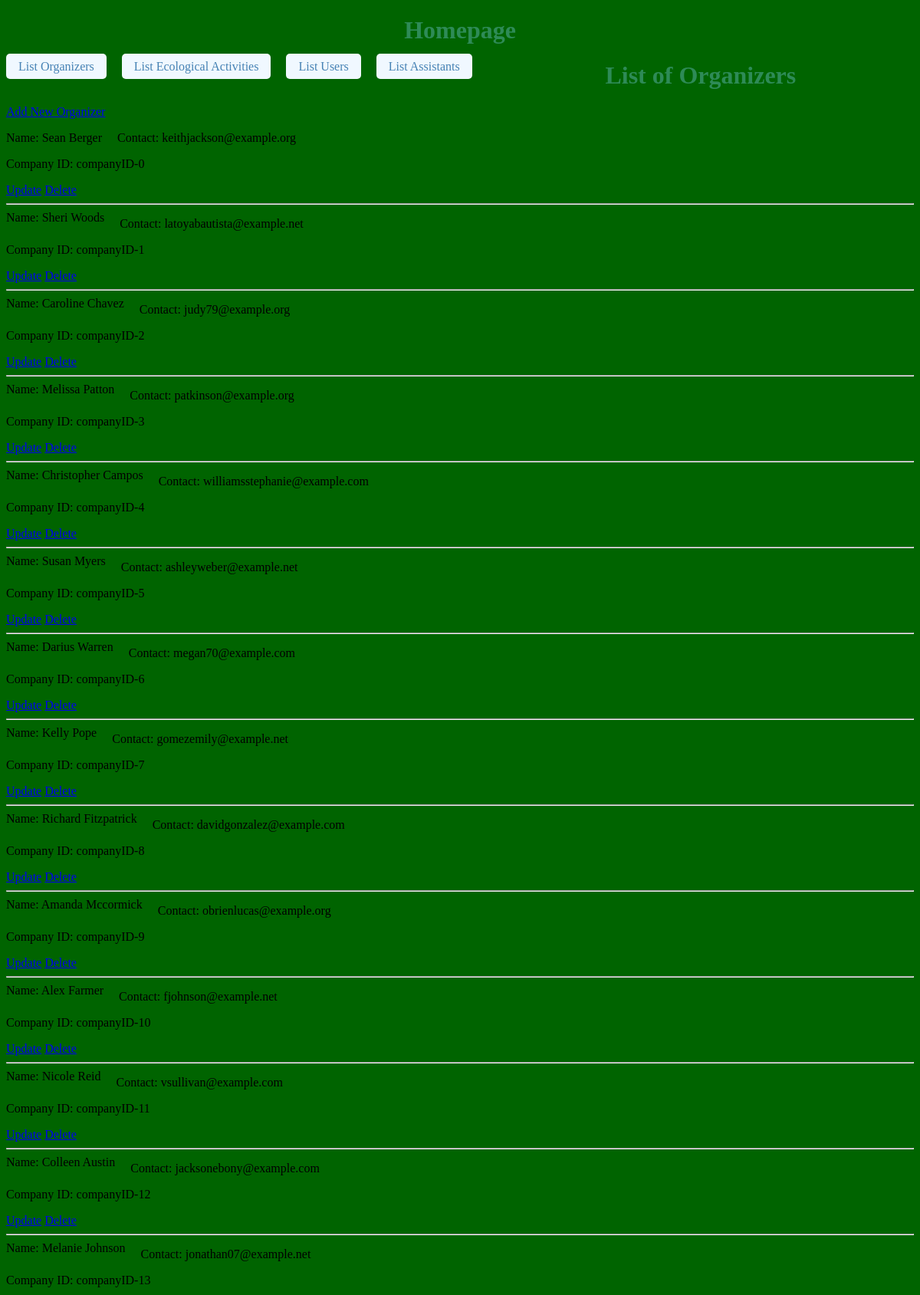
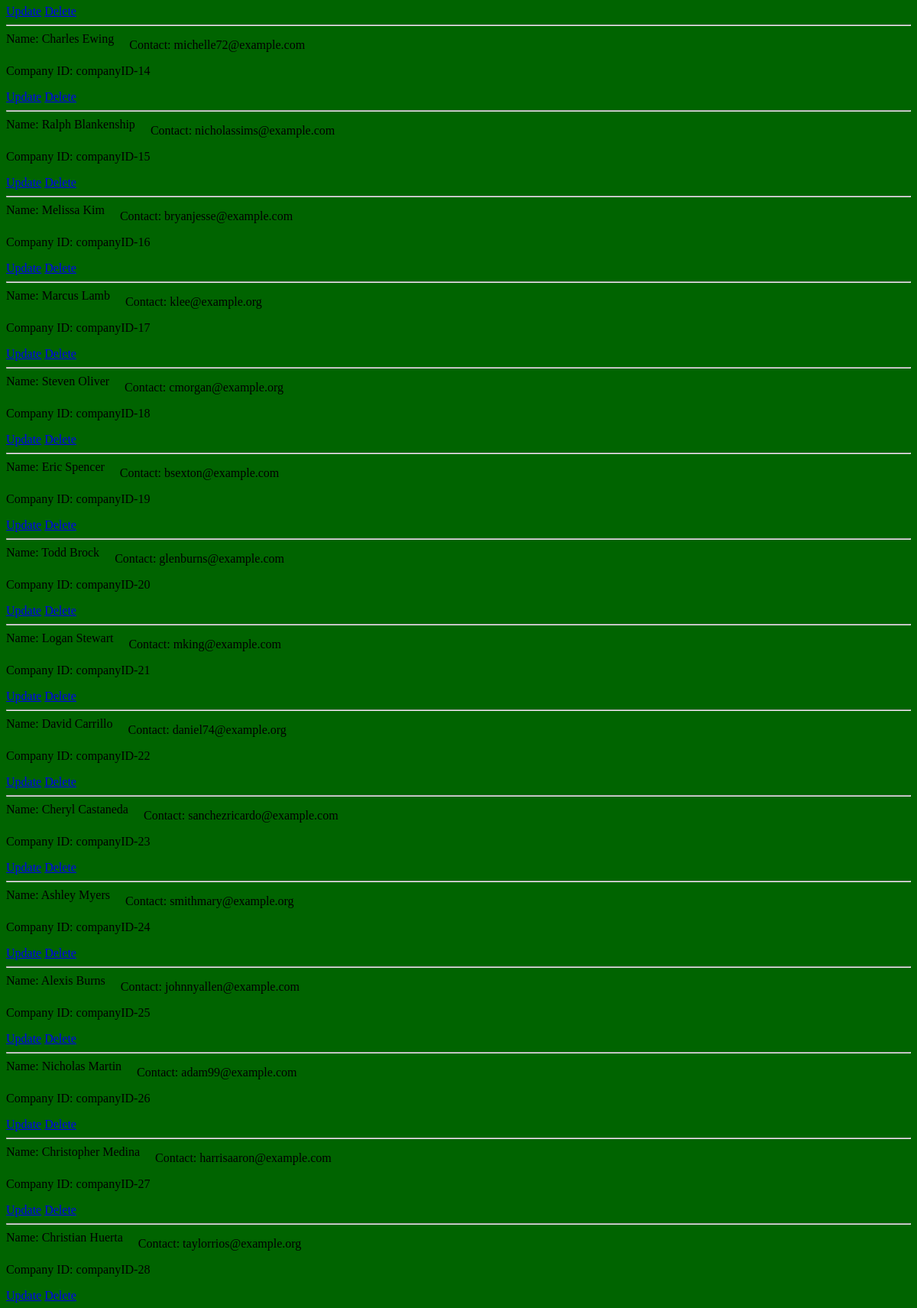
/landing/listOrg/ (upper part), run on the app's committed database (2 pictures, top to bottom).
### main/models.py (models this page shows, shortened)
class Organizer(models.Model):
    org_name = models.CharField(max_length=20)
    org_lastname = models.CharField(max_length=20)
    org_contact = models.EmailField()
    org_companyID = models.CharField(max_length=15)

### main/views.py (the view)
# urls.py: path('listOrg/', views.OrganizerListView.as_view(), name='listOrg'),
class OrganizerListView(ListView):
    model = Organizer
    template_name = 'list_organizers.html'
    context_object_name = 'organizers'

### main/templates/main/list_organizers.html (shortened to what this page needs)
{% extends "base_generic.html" %}
{% block content %}
<!DOCTYPE html>
<html>
<head>
</head>
<body>
    <h1>List of Organizers</h1>
    <a href="{% url 'Eco:addOrganizers' %}">Add New Organizer</a>
    <ul>
        {% for organizer in organizers %}
            <li>Name: {{ organizer.org_name }} {{ organizer.org_lastname }}</li>
            <p>Contact: {{ organizer.org_contact }}</p>
            <p>Company ID: {{ organizer.org_companyID }}</p>
            <a href="{% url 'Eco:updateOrganizers' organizer.pk %}">Update</a>
            <a href="{% url 'Eco:deleteOrganizers' organizer.pk %}">Delete</a>
            <hr>
        {% empty %}
            <li>No organizers available</li>
        {% endfor %}
    </ul>
</body>
</html>
{% endblock %}

### main/static/style.css (style rules this page uses)
h1 { color: #2E8B57; text-align: center; margin-bottom: 20px; font-size: 32px; }
ul { padding: 0; margin: 0; }
body { background-color: #006400; }
li { list-style-type: none; float: left; margin-right: 20px; }

### data on the page
Organizer: org_name "Sean", org_lastname "Berger", org_contact "keithjackson@example.org", org_companyID "companyID-0"
Organizer: org_name "Sheri", org_lastname "Woods", org_contact "latoyabautista@example.net", org_companyID "companyID-1"
Organizer: org_name "Caroline", org_lastname "Chavez", org_contact "judy79@example.org", org_companyID "companyID-2"
Organizer: org_name "Melissa", org_lastname "Patton", org_contact "patkinson@example.org", org_companyID "companyID-3"
Organizer: org_name "Christopher", org_lastname "Campos", org_contact "williamsstephanie@example.com", org_companyID "companyID-4"
Organizer: org_name "Susan", org_lastname "Myers", org_contact "ashleyweber@example.net", org_companyID "companyID-5"
Organizer: org_name "Darius", org_lastname "Warren", org_contact "megan70@example.com", org_companyID "companyID-6"
Organizer: org_name "Kelly", org_lastname "Pope", org_contact "gomezemily@example.net", org_companyID "companyID-7"
Organizer: org_name "Richard", org_lastname "Fitzpatrick", org_contact "davidgonzalez@example.com", org_companyID "companyID-8"
Organizer: org_name "Amanda", org_lastname "Mccormick", org_contact "obrienlucas@example.org", org_companyID "companyID-9"
Organizer: org_name "Alex", org_lastname "Farmer", org_contact "fjohnson@example.net", org_companyID "companyID-10"
Organizer: org_name "Nicole", org_lastname "Reid", org_contact "vsullivan@example.com", org_companyID "companyID-11"
Organizer: org_name "Colleen", org_lastname "Austin", org_contact "jacksonebony@example.com", org_companyID "companyID-12"
Organizer: org_name "Melanie", org_lastname "Johnson", org_contact "jonathan07@example.net", org_companyID "companyID-13"
Organizer: org_name "Charles", org_lastname "Ewing", org_contact "michelle72@example.com", org_companyID "companyID-14"
Organizer: org_name "Ralph", org_lastname "Blankenship", org_contact "nicholassims@example.com", org_companyID "companyID-15"
Organizer: org_name "Melissa", org_lastname "Kim", org_contact "bryanjesse@example.com", org_companyID "companyID-16"
Organizer: org_name "Marcus", org_lastname "Lamb", org_contact "klee@example.org", org_companyID "companyID-17"
Organizer: org_name "Steven", org_lastname "Oliver", org_contact "cmorgan@example.org", org_companyID "companyID-18"
Organizer: org_name "Eric", org_lastname "Spencer", org_contact "bsexton@example.com", org_companyID "companyID-19"
Organizer: org_name "Todd", org_lastname "Brock", org_contact "glenburns@example.com", org_companyID "companyID-20"
Organizer: org_name "Logan", org_lastname "Stewart", org_contact "mking@example.com", org_companyID "companyID-21"
Organizer: org_name "David", org_lastname "Carrillo", org_contact "daniel74@example.org", org_companyID "companyID-22"
Organizer: org_name "Cheryl", org_lastname "Castaneda", org_contact "sanchezricardo@example.com", org_companyID "companyID-23"
Organizer: org_name "Ashley", org_lastname "Myers", org_contact "smithmary@example.org", org_companyID "companyID-24"
Organizer: org_name "Alexis", org_lastname "Burns", org_contact "johnnyallen@example.com", org_companyID "companyID-25"
Organizer: org_name "Nicholas", org_lastname "Martin", org_contact "adam99@example.com", org_companyID "companyID-26"
Organizer: org_name "Christopher", org_lastname "Medina", org_contact "harrisaaron@example.com", org_companyID "companyID-27"
Organizer: org_name "Christian", org_lastname "Huerta", org_contact "taylorrios@example.org", org_companyID "companyID-28"
